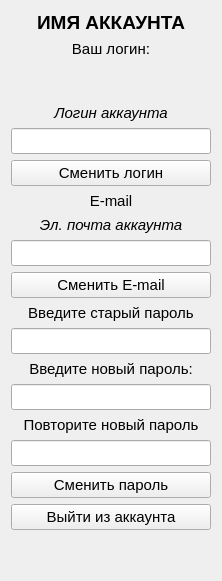
      <widget class="QWidget" name="AccountTab">
       <attribute name="title">
        <string>Аккаунт</string>
       </attribute>
       <layout class="QVBoxLayout" name="verticalLayout_2">
        <item>
         <layout class="QGridLayout" name="gridLayout_3">
          <item row="0" column="0">
           <widget class="QLabel" name="AcountNameLabel">
            <property name="minimumSize">
             <size>
              <width>200</width>
              <height>0</height>
             </size>
            </property>
            <property name="maximumSize">
             <size>
              <width>200</width>
              <height>16777215</height>
             </size>
            </property>
            <property name="font">
             <font>
              <pointsize>14</pointsize>
              <bold>true</bold>
             </font>
            </property>
            <property name="text">
             <string>ИМЯ АККАУНТА</string>
            </property>
            <property name="alignment">
             <set>Qt::AlignCenter</set>
            </property>
           </widget>
          </item>
          <item row="1" column="0">
           <widget class="QLabel" name="label_2">
            <property name="minimumSize">
             <size>
              <width>200</width>
              <height>0</height>
             </size>
            </property>
            <property name="maximumSize">
             <size>
              <width>200</width>
              <height>16777215</height>
             </size>
            </property>
            <property name="font">
             <font>
              <pointsize>11</pointsize>
             </font>
            </property>
            <property name="text">
             <string>Ваш логин:</string>
            </property>
            <property name="alignment">
             <set>Qt::AlignCenter</set>
            </property>
           </widget>
          </item>
          <item row="2" column="0">
           <spacer name="verticalSpacer_3">
            <property name="orientation">
             <enum>Qt::Vertical</enum>
            </property>
            <property name="sizeHint" stdset="0">
             <size>
              <width>20</width>
              <height>40</height>
             </size>
            </property>
           </spacer>
          </item>
          <item row="3" column="0">
           <widget class="QLabel" name="AccountLoginLabel">
            <property name="minimumSize">
             <size>
              <width>200</width>
              <height>0</height>
             </size>
            </property>
            <property name="maximumSize">
             <size>
              <width>200</width>
              <height>16777215</height>
             </size>
            </property>
            <property name="font">
             <font>
              <pointsize>11</pointsize>
              <italic>true</italic>
             </font>
            </property>
            <property name="text">
             <string>Логин аккаунта</string>
            </property>
            <property name="alignment">
             <set>Qt::AlignCenter</set>
            </property>
           </widget>
          </item>
          <item row="4" column="0">
           <widget class="QLineEdit" name="NewLogin">
            <property name="minimumSize">
             <size>
              <width>200</width>
              <height>0</height>
             </size>
            </property>
            <property name="maximumSize">
             <size>
              <width>200</width>
              <height>16777215</height>
             </size>
            </property>
            <property name="font">
             <font>
              <pointsize>11</pointsize>
             </font>
            </property>
            <property name="alignment">
             <set>Qt::AlignCenter</set>
            </property>
           </widget>
          </item>
          <item row="5" column="0">
           <widget class="QPushButton" name="changeLoginBtn">
            <property name="minimumSize">
             <size>
              <width>200</width>
              <height>0</height>
             </size>
            </property>
            <property name="maximumSize">
             <size>
              <width>200</width>
              <height>16777215</height>
             </size>
            </property>
            <property name="font">
             <font>
              <pointsize>11</pointsize>
             </font>
            </property>
            <property name="text">
             <string>Сменить логин</string>
            </property>
           </widget>
          </item>
          <item row="6" column="0">
           <widget class="QLabel" name="label_4">
            <property name="minimumSize">
             <size>
              <width>200</width>
              <height>0</height>
             </size>
            </property>
            <property name="maximumSize">
             <size>
              <width>200</width>
              <height>16777215</height>
             </size>
            </property>
            <property name="font">
             <font>
              <pointsize>11</pointsize>
             </font>
            </property>
            <property name="text">
             <string>E-mail</string>
            </property>
            <property name="alignment">
             <set>Qt::AlignCenter</set>
            </property>
           </widget>
          </item>
          <item row="7" column="0">
           <widget class="QLabel" name="AccountEmalLabel">
            <property name="minimumSize">
             <size>
              <width>200</width>
              <height>0</height>
             </size>
            </property>
            <property name="maximumSize">
             <size>
              <width>200</width>
              <height>16777215</height>
             </size>
            </property>
            <property name="font">
             <font>
              <pointsize>11</pointsize>
              <italic>true</italic>
             </font>
            </property>
            <property name="text">
             <string>Эл. почта аккаунта</string>
            </property>
            <property name="alignment">
             <set>Qt::AlignCenter</set>
            </property>
           </widget>
          </item>
          <item row="8" column="0">
           <widget class="QLineEdit" name="NewEmailLine">
            <property name="minimumSize">
             <size>
              <width>200</width>
              <height>0</height>
             </size>
            </property>
            <property name="maximumSize">
             <size>
              <width>200</width>
              <height>16777215</height>
             </size>
            </property>
            <property name="font">
             <font>
              <pointsize>11</pointsize>
             </font>
            </property>
            <property name="alignment">
             <set>Qt::AlignCenter</set>
            </property>
           </widget>
          </item>
          <item row="9" column="0">
           <widget class="QPushButton" name="ChangeEmailBtn">
            <property name="minimumSize">
             <size>
              <width>200</width>
              <height>0</height>
             </size>
            </property>
            <property name="maximumSize">
             <size>
              <width>200</width>
              <height>16777215</height>
             </size>
            </property>
            <property name="font">
             <font>
              <pointsize>11</pointsize>
             </font>
            </property>
            <property name="text">
             <string>Сменить E-mail</string>
            </property>
           </widget>
          </item>
          <item row="10" column="0">
           <widget class="QLabel" name="OldPassLabel">
            <property name="minimumSize">
             <size>
              <width>200</width>
              <height>0</height>
             </size>
            </property>
            <property name="maximumSize">
             <size>
              <width>200</width>
              <height>16777215</height>
             </size>
            </property>
            <property name="font">
             <font>
              <pointsize>11</pointsize>
             </font>
            </property>
            <property name="text">
             <string>Введите старый пароль</string>
            </property>
            <property name="alignment">
             <set>Qt::AlignCenter</set>
            </property>
           </widget>
          </item>
          <item row="11" column="0">
           <widget class="QLineEdit" name="oldPassLine">
            <property name="minimumSize">
             <size>
              <width>200</width>
              <height>0</height>
             </size>
            </property>
            <property name="maximumSize">
             <size>
              <width>200</width>
              <height>16777215</height>
             </size>
            </property>
            <property name="font">
             <font>
              <pointsize>11</pointsize>
             </font>
            </property>
            <property name="echoMode">
             <enum>QLineEdit::Password</enum>
            </property>
            <property name="alignment">
             <set>Qt::AlignCenter</set>
            </property>
           </widget>
          </item>
          <item row="12" column="0">
           <widget class="QLabel" name="NewPassLabel">
            <property name="minimumSize">
             <size>
              <width>200</width>
              <height>0</height>
             </size>
            </property>
            <property name="maximumSize">
             <size>
              <width>200</width>
              <height>16777215</height>
             </size>
            </property>
            <property name="font">
             <font>
              <pointsize>11</pointsize>
             </font>
            </property>
            <property name="text">
             <string>Введите новый пароль:</string>
            </property>
            <property name="alignment">
             <set>Qt::AlignCenter</set>
            </property>
           </widget>
          </item>
          <item row="13" column="0">
           <widget class="QLineEdit" name="NewPassLine">
            <property name="minimumSize">
             <size>
              <width>200</width>
              <height>0</height>
             </size>
            </property>
            <property name="maximumSize">
             <size>
              <width>200</width>
              <height>16777215</height>
             </size>
            </property>
            <property name="font">
             <font>
              <pointsize>11</pointsize>
             </font>
            </property>
            <property name="echoMode">
             <enum>QLineEdit::Password</enum>
            </property>
            <property name="alignment">
             <set>Qt::AlignCenter</set>
            </property>
           </widget>
          </item>
          <item row="14" column="0">
           <widget class="QLabel" name="NewPassLabel2">
            <property name="minimumSize">
             <size>
              <width>200</width>
              <height>0</height>
             </size>
            </property>
            <property name="maximumSize">
             <size>
              <width>200</width>
              <height>16777215</height>
             </size>
            </property>
            <property name="font">
             <font>
              <pointsize>11</pointsize>
             </font>
            </property>
            <property name="text">
             <string>Повторите новый пароль</string>
            </property>
            <property name="alignment">
             <set>Qt::AlignCenter</set>
            </property>
           </widget>
          </item>
          <item row="15" column="0">
           <widget class="QLineEdit" name="NewPassLine_2">
            <property name="minimumSize">
             <size>
              <width>200</width>
              <height>0</height>
             </size>
            </property>
            <property name="maximumSize">
             <size>
              <width>200</width>
              <height>16777215</height>
             </size>
            </property>
            <property name="font">
             <font>
              <pointsize>11</pointsize>
             </font>
            </property>
            <property name="echoMode">
             <enum>QLineEdit::Password</enum>
            </property>
            <property name="alignment">
             <set>Qt::AlignCenter</set>
            </property>
           </widget>
          </item>
          <item row="16" column="0">
           <widget class="QPushButton" name="ChangePassBtn">
            <property name="minimumSize">
             <size>
              <width>200</width>
              <height>0</height>
             </size>
            </property>
            <property name="maximumSize">
             <size>
              <width>200</width>
              <height>16777215</height>
             </size>
            </property>
            <property name="font">
             <font>
              <pointsize>11</pointsize>
             </font>
            </property>
            <property name="text">
             <string>Сменить пароль</string>
            </property>
           </widget>
          </item>
          <item row="17" column="0">
           <widget class="QPushButton" name="logoutBtn">
            <property name="minimumSize">
             <size>
              <width>200</width>
              <height>0</height>
             </size>
            </property>
            <property name="maximumSize">
             <size>
              <width>200</width>
              <height>16777215</height>
             </size>
            </property>
            <property name="font">
             <font>
              <pointsize>11</pointsize>
             </font>
            </property>
            <property name="text">
             <string>Выйти из аккаунта</string>
            </property>
           </widget>
          </item>
          <item row="18" column="0">
           <spacer name="verticalSpacer_4">
            <property name="orientation">
             <enum>Qt::Vertical</enum>
            </property>
            <property name="sizeHint" stdset="0">
             <size>
              <width>20</width>
              <height>40</height>
             </size>
            </property>
           </spacer>
          </item>
         </layout>
        </item>
       </layout>
      </widget>
